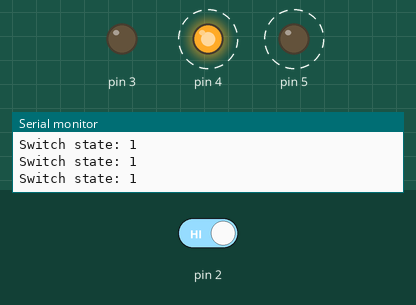
Simulated run of this sketch. Board: Arduino Uno, built with avr-gcc and run on an emulated ATmega328P. Parts: output pins drawn as LEDs (lit = HIGH), the last lines printed to the serial monitor. Dashed ring = blinking. The inputs (shaded band) are chosen by the test bench; at power-on: pin 2 HIGH.

Above: at 1.8 s.
1.9 s: pin 2 driven LOW
At 2.5 s:
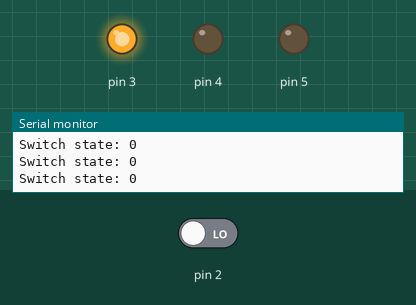
3.5 s: pin 2 driven HIGH
At 3.65 s:
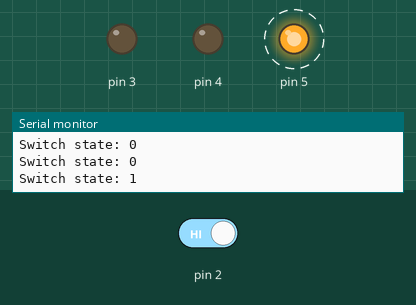
Timing chart, 0 to 12.5 s (numbered marks = the images above; inputs shaded):
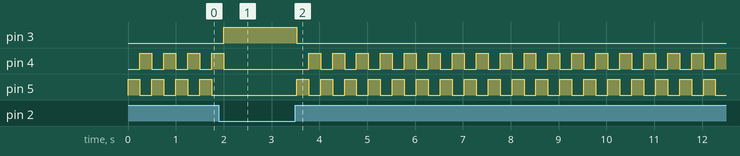

Measured:
- after the input at 1.9 s, pin 3: LOW → HIGH after 0.10 s; pin 4: goes on until 2.0 s, then stays LOW; pin 5: stops changing and stays LOW
- after the input at 3.5 s, pin 3: HIGH → LOW at once; pin 4: alternates HIGH for 0.25 s and LOW for 0.25 s, starting after 0.28 s; pin 5: alternates HIGH for 0.25 s and LOW for 0.25 s, starting at once
- by itself, pin 4, pin 5: alternates HIGH for 0.25 s and LOW for 0.25 s

The sketch:

Project_2.ino
```cpp
int switchState = 0;

void setup() {
  pinMode(3, OUTPUT);
  pinMode(4, OUTPUT);
  pinMode(5, OUTPUT);
  pinMode(2, INPUT);

  Serial.begin(9600);
}

void loop() {
  switchState = digitalRead(2);
  Serial.println("Switch state: " + (String)switchState);

  if (switchState == LOW) {
    // button is not pressed

    digitalWrite(3, HIGH); // yellow led
    digitalWrite(4, LOW);  // green led
    digitalWrite(5, LOW);  // red led
  }

  else {
    digitalWrite(3, LOW);  // yellow led
    digitalWrite(4, LOW); // green led
    digitalWrite(5, HIGH); // red led

    delay(250);
    digitalWrite(4, HIGH); // green led
    digitalWrite(5, LOW); // red led
    delay(250);
  }
}
```
